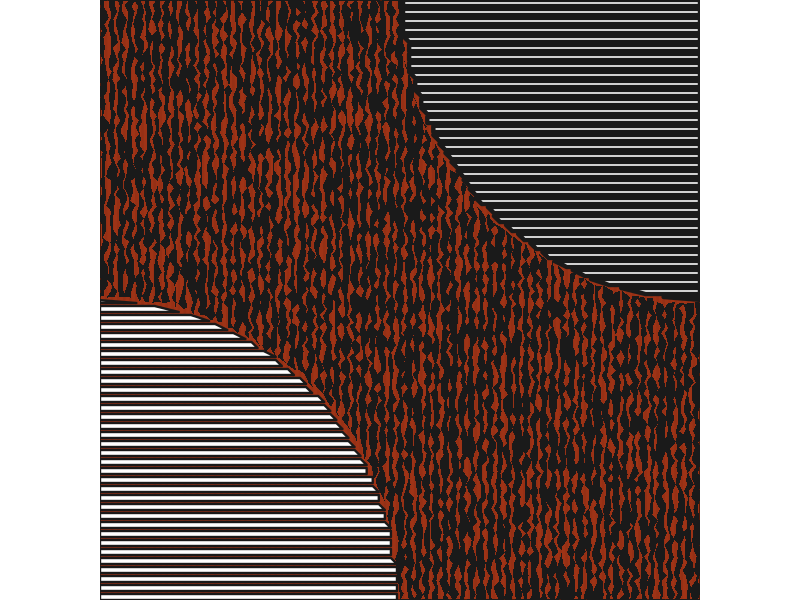

This chart was generated by the following R code:
## ---- chunk 1
#=============================================================================#
#Library Load-in---------------------------------------------------------------
#=============================================================================#
library(dplyr)
library(purrr)
library(sp)
library(ggplot2)

#=============================================================================#
#Data Set up-------------------------------------------------------------------
#=============================================================================#

#Data for vertical lines#
vert <- tibble(x = c(seq(0,.1, length.out = 100),
                     rep(.1, 100),
                     seq(.1,0, length.out = 100),
                     rep(0, 100)),
               y = c(rep(0,100),
                     seq(0,10, length.out = 100),
                     rep(10, 100),
                     seq(10,0, length.out = 100)),
               group = rep("vert", 400)
)

#Data for horizontal lines#
horiz <- tibble(x = c(seq(0,10, length.out = 100),
                     rep(10, 100),
                     seq(10,0, length.out = 100),
                     rep(0, 100)),
               y = c(rep(0,100),
                     seq(0,.1, length.out = 100),
                     rep(.1, 100),
                     seq(.1,0, length.out = 100)),
               group = rep("horiz", 400)
)

#Setting angles for circles#
theta <- seq(0,2*pi, length.out = 100)

#Creating the first circle#
circles <- tibble(x = cos(theta) * 5,
                  y = sin(theta) * 5)

#And the second#
circles2 <- circles |>
  mutate(x = x + 10,
         y = y + 10)


#Setting transformations for lines#
trans <- seq(0,10, by = .15)

#Vertical data#
verts <- map_df(trans, ~vert |>
                  mutate(x = x + .x,
                         group = paste0(group,.x))) |>
  mutate(logic = point.in.polygon(x,y, circles$x, circles$y),
         logic2 = point.in.polygon(x,y, circles2$x, circles2$y)) |>
  filter(logic == 0 & logic2 == 0)

#Horizontal data for circle 1#
horiz1 <- map_df(trans, ~horiz |>
                  mutate(y = y + .x,
                         group = paste0(group,.x)))  |>
  mutate(logic = point.in.polygon(x,y, circles$x, circles$y)) |>
  filter(logic == 1)

#And circle 2#
horiz2 <- map_df(trans, ~horiz |>
                   mutate(y = y + .x,
                          group = paste0(group,.x)))  |>
  mutate(logic = point.in.polygon(x,y, circles2$x, circles2$y)) |>
  filter(logic == 1)

#Overall texture overlay#
texture <- tibble(x = seq(0,10, length.out = 100),
                   y = x) |>
  expand.grid()

#=============================================================================#
#Final Piece-------------------------------------------------------------------
#=============================================================================#

verts |>
  ggplot(aes(x,y, group = group))+
  theme_void() +
  theme(plot.background = element_rect(fill = "#af3918"))+
  geom_path(data = texture, aes(x,y,group = x), 
            inherit.aes = FALSE, 
            linewidth = 5, 
            alpha = .05)+
  geom_polygon(color = NA, 
               fill = "#1a1a1a", 
               position = position_jitter(width = .05, height = .02), 
               linewidth = .5)+
  geom_polygon(data = horiz1, 
               fill ="#ffffff", 
               color = "#1a1a1a", 
               linewidth = .8)+
  geom_polygon(data = horiz2, 
               fill = "#ffffff", 
               color = "#1a1a1a", 
               linewidth = 1.5)+
  coord_equal(xlim = c(0,10),
              ylim = c(0,10),
              expand = FALSE)

#To save output:
# ggsave("11.png",
#        bg = "transparent",
#        device = "png",
#        dpi = 400)
